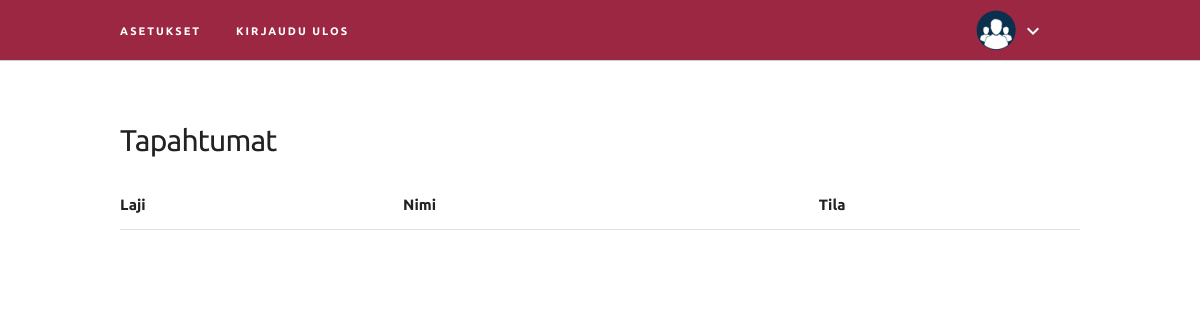
Page /my_events.php (signed in) on the earlier database version.
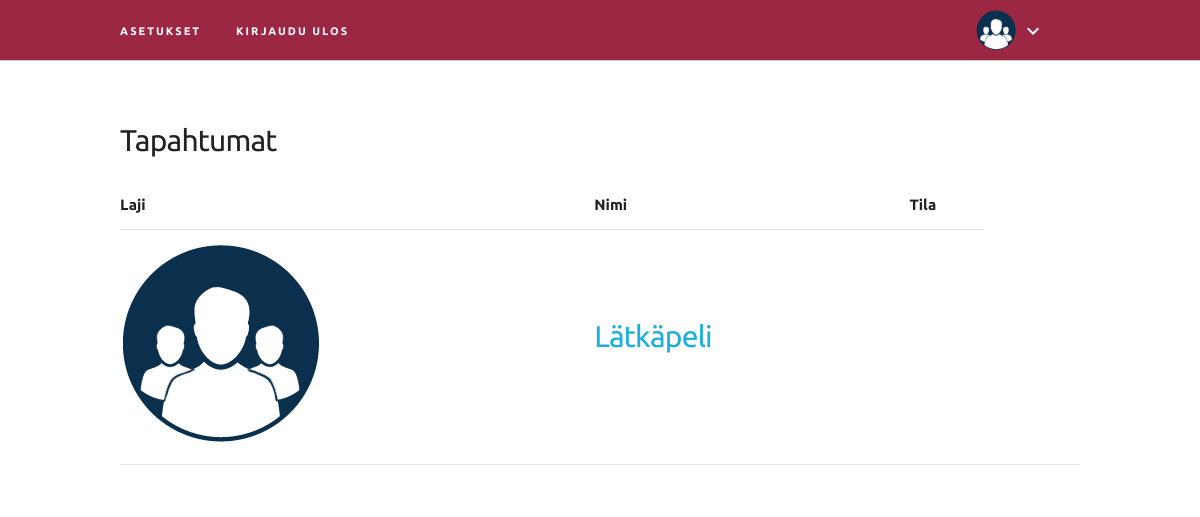
Same page on the later database version.
### tables this page shows
CREATE TABLE `event` (
  `id` int(11) NOT NULL,
  `user_id` int(11) NOT NULL,
  `team_id` int(11) NOT NULL,
  `name` varchar(128) NOT NULL,
  `date` date NOT NULL
);

### functions.php (the view, shortened to what this page needs)
<?php
function listEvents($mod)
{
	include 'dbh.php';
	if (isset($_SESSION['teamId'])) {
	$teamId = $_SESSION['teamId'];
}
	if ($mod == "all") {
		if ($_SESSION['type'] == 0) {
			$sql = "SELECT * from event WHERE team_id='$teamId'";
		}
		else {
			$sql = "SELECT * from event WHERE team_id='$teamId'";
		}
	}
	$result = mysqli_query($conn, $sql);
	while ($row = mysqli_fetch_array($result)) {
		$showId = $row['id'];
		$showName = $row['name'];
		$showDate = $row['date'];
		echo "<tr>";
		if ($mod != "all") {
			echo '<td><a style="text-decoration:none;" href="event_overview.php?eventId=' . $showId . '">' . $showName . '</a></td>';
			echo '<td><p style="text-decoration:none;margin:0">' . $showDate . '</p></td>';
		}
		else {
			echo '<td><img src="default_team.png"></td>';
			echo '<td><a style="text-decoration:none;" href="event_overview.php?eventId=' . $showId . '"><h4>' . $showName . '</h4></a></td>';
		}
		echo '<td></td>';
		echo '<td></td>';
		echo '<td></td>';
		echo "</tr>";
	}
}
?>

### inc/header.php
<!DOCTYPE html>
<html>
  <?php include('inc/head.php'); ?>
<body>
 <?php
    $url = "$_SERVER[REQUEST_URI]";
    if ($url != "/otteluohjelma/index.php" && $url != "/otteluohjelma/error.php" && strpos($url,"verify.php") == false && $url != "/otteluohjelma/register.php") {
    echo "<header>";
    include('inc/nav.php');
    echo "</header>";
  }
?>
<div class="wrapper">

### inc/head.php (shortened to what this page needs)
<head>
  <link rel="stylesheet" type="text/css" href="css/normalize.css">
  <link rel="stylesheet" type="text/css" href="css/skeleton.css">
  <link rel="stylesheet" type="text/css" href="css/avgrund.css">
  <link rel="stylesheet" type="text/css" href="css/style.css">
</head>

### inc/nav.php (shortened to what this page needs)
<nav class="navbar">
  <div class="container">
    <ul class="navbar-list">
      <li class="navbar-item"><a class="navbar-link" onclick="location.href='settings.php'">Asetukset</a></li>
      <li class="navbar-item"><a class="navbar-link" onclick="location.href='goodbye.php'">Kirjaudu ulos</a></li>
        <?php
          $session = $profile = $profile2 = $teams = $url = $url2 = $url3 = "";
          if (isset($_SESSION)) {
            if (isset($_SESSION['teamId'])) {
            $profile = 'profile.php?teamId='.$_SESSION['teamId'];
          } else {
            $profile = 'profile.php';
          }
          }
          $url2 = 'location.href="'.$profile.'"';
          if (isset($_SESSION)) {
              if (!isset($_SESSION['teamId'])) {
                $id = $_SESSION['id'];
                $uid = $_SESSION['uid'];
                $fileName = 'images/logos/'.$uid . $id.'.jpg';
                if (file_exists($fileName)) {
                  echo '<li class="liLogo navbar-item">
                        <a class="navbar-link" onclick='.$url2.'>
                          <div class="logo" style="background-image: url('.$fileName.');"></div>
                        </a>
                        <i class="navMore material-icons">expand_more</i>
                        </li>';
                } else {
                  echo '<li class="liLogo navbar-item">
                        <a class="navbar-link" onclick='.$url2.'>
                        <div class="logo" style="background-image: url(images/logos/seura.png);"></div>
                        </a>
                        <i class="navMore material-icons">expand_more</i>
                        </li>';
          }
        } else {
              $teamId = $_SESSION['teamId'];
              $teamName = $_SESSION['teamName'];
              $fileName = 'images/logos/'.$teamName . $teamId.'.jpg';
              if (file_exists($fileName)) {
                echo '<li class="liLogo navbar-item">
                      <a class="navbar-link" onclick='.$url2.'>
                      <div class="logo" style="background-image: url('.$fileName.');"></div>
                      </a>
                      <i class="navMore material-icons">expand_more</i>
                      </li>';
              } else {
                echo '<li class="liLogo navbar-item">
                      <a class="navbar-link" onclick='.$url2.'>
                      <div class="logo" style="background-image: url(images/logos/seura.png);"></div>
                      </a>
                      <i class="navMore material-icons">expand_more</i>
                      </li>';
              }
            }
          }
        ?>
    </ul>
  </div>
</nav>

### my_events.php (shortened to what this page needs)
<?php
  include('inc/header.php');
  include 'functions.php';
?>
  <div class="container">
    <div class="row">
      <div class="twelve columns" >
        <h4 style="position: relative;">
          Tapahtumat
        </h4>
      </div>
    </div>
    <div class="row">
        <form name="form" action="functions.php" method="GET">
          <table class='u-full-width'>
          <thead>
              <tr>
                <th>Laji</th>
                <th>Nimi</th>
                <th>Tila</th>
              </tr>
            </thead>
          <?php listEvents('all');
          ?>
          </table>
            </form>
    </div>
  <?php
    include ('inc/footer.php');
  ?>

### inc/footer.php (shortened to what this page needs)
   </div>
</body>
</html>

### css/skeleton.css (style rules this page uses)
.container { position: relative; width: 100%; max-width: 960px; margin: 0 auto; padding: 0 20px; box-sizing: border-box; }
.column, .columns { width: 100%; float: left; box-sizing: border-box; }
@media (min-width: 400px) { .container { width: 85%; padding: 0; } }
@media (min-width: 550px) { .container { width: 80%; } }
@media (min-width: 550px) { .column, .columns { margin-left: 4%; } }
@media (min-width: 550px) { .column:first-child, .columns:first-child { margin-left: 0; } }
@media (min-width: 550px) { .twelve.columns { width: 100%; margin-left: 0; } }
html { font-size: 62.5%; }
body { font-size: 1.5em; line-height: 1.6; font-weight: 300; font-family: "Ubuntu", "Raleway", "HelveticaNeue", "Helvetica Neue", Helvetica, Arial, sans-serif; color: #222; }
h1, h2, h3, h4, h5, h6 { margin-top: 0; margin-bottom: 2rem; font-weight: 400; }
h4 { font-size: 2.4rem; line-height: 1.35; letter-spacing: -.08rem; }
@media (min-width: 550px) { h4 { font-size: 3.0rem; } }
a { color: #1EAEDB; }
ul { list-style: circle inside; }
ol, ul { padding-left: 0; margin-top: 0; }
li { margin-bottom: 1rem; }
th, td { padding: 12px 15px; text-align: left; border-bottom: 1px solid #E1E1E1; }
th:first-child, td:first-child { padding-left: 0; }
th:last-child, td:last-child { padding-right: 0; }
pre, blockquote, dl, figure, table, p, ul, ol, form { margin-bottom: 2.5rem; }
.u-full-width { width: 100%; box-sizing: border-box; }
.container:after, .row:after, .u-cf { content: ""; display: table; clear: both; }

### css/avgrund.css (style rules this page uses)
html, body { height: 100%; overflow: auto; }

### css/style.css (style rules this page uses)
* { box-sizing: border-box; padding: 0; margin: 0; }
html { height: 100%; }
body { overflow-y: scroll; }
header { width: 100%; background-color: #fff; border-bottom: 1px solid #ccc; background-color: #9B2743; position: absolute; top: 0; left: 0; }
.wrapper { margin-top: 120px; }
.navbar-list { list-style: none; margin-bottom: 0; }
.navbar-item { position: relative; float: left; margin-bottom: 0; margin-right: 35px; height: 60px; line-height: 60px; }
.navbar-link { text-transform: uppercase; font-size: 11px; font-weight: 600; letter-spacing: .2rem; text-decoration: none; color: #fff; cursor: pointer; }
.logo { background-size: cover; display: inline-block; width: 40px; border-radius: 50%; height: 40px; margin-top: 10px; }
.liLogo { float: right; }
.navMore { color: #fff; position: relative; top: -7px; }

Differences in the rows shown:
added event: name "Lätkäpeli"
